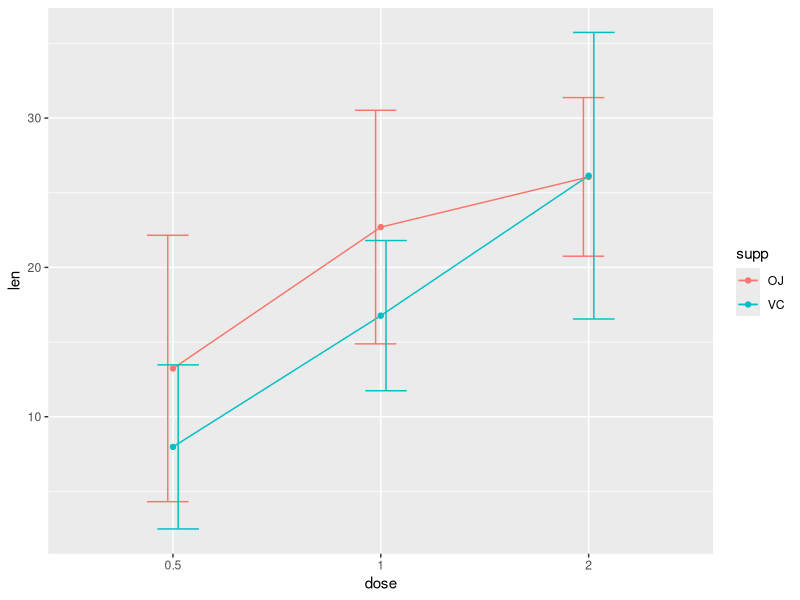
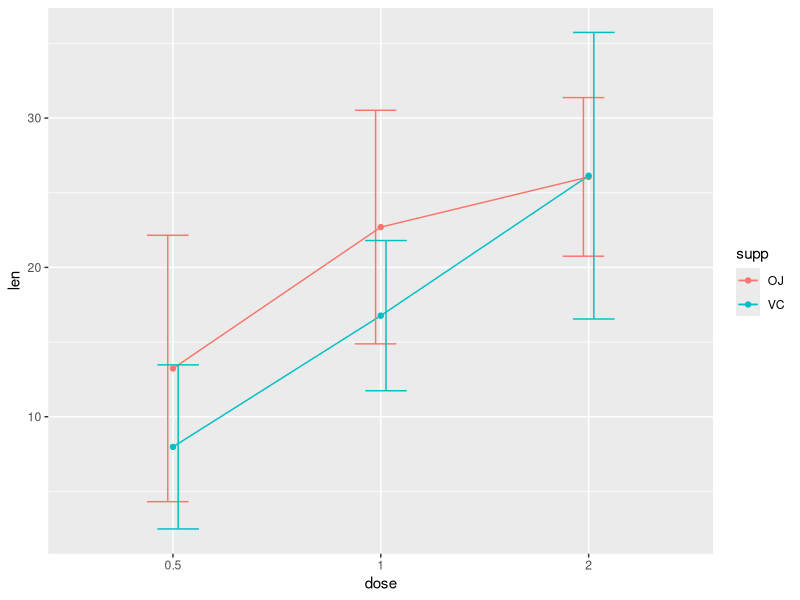
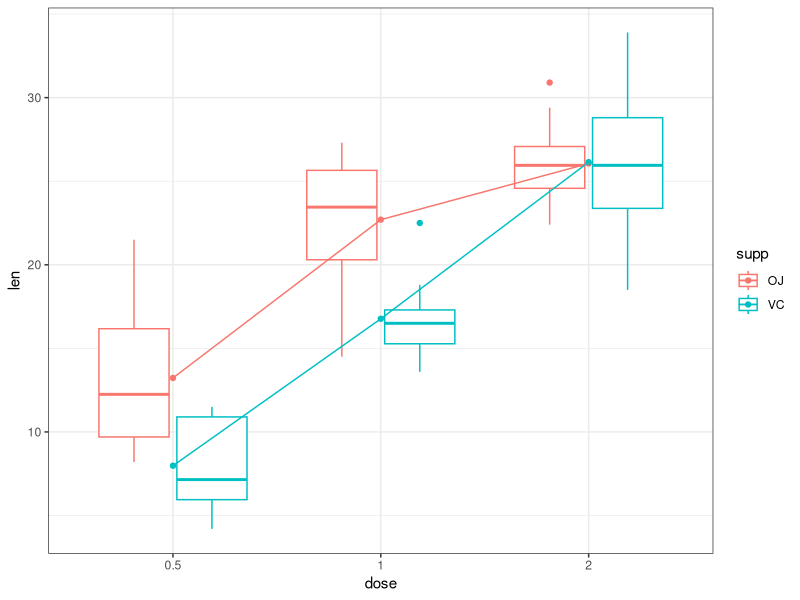
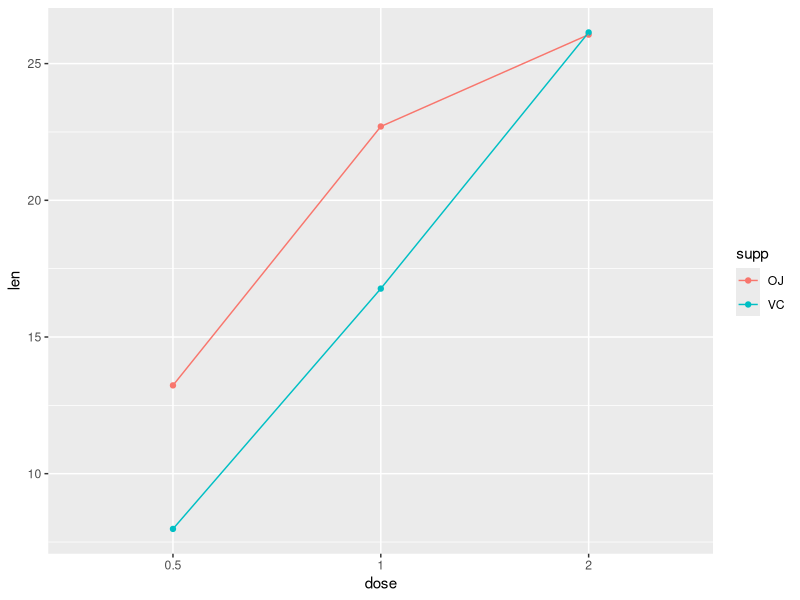
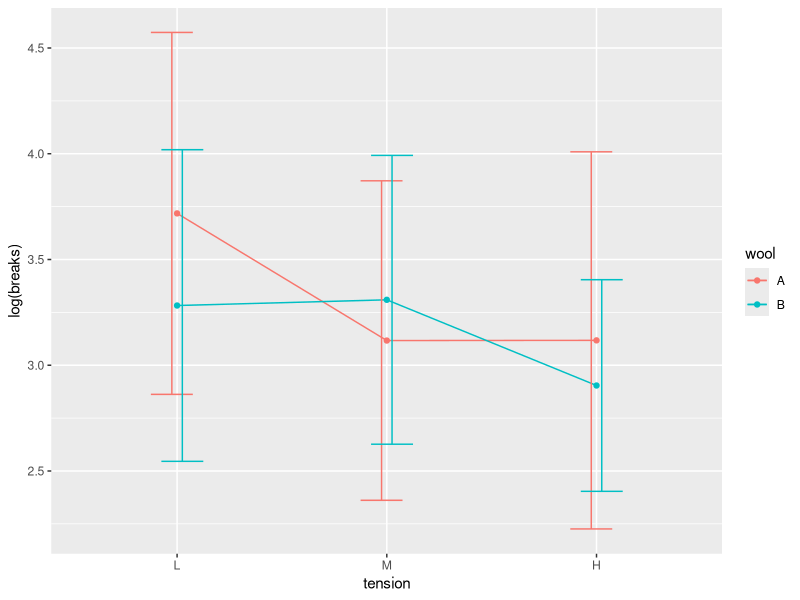

These charts were generated, in order, by the following R code: (Note: this script raises an error after producing the figures.)
require(dplyr)
library(magrittr)
library(ggplot2)

interaction_plot <- function(.data, .formula, interval="conf.int") { 

    interval = match.arg(tolower(interval), c("conf.int", "boxplot", "none"))

    if (!inherits(.formula, "formula")) stop("'.formula' is not formula")
    if (length(.formula) != 3)          stop("'.formula' is not two sided")
    
    lhs <- all.vars(.formula[[2]])
    rhs <- all.vars(.formula[[3]])
    if (length(rhs) < 2) stop("rhs must have at least two elements")

    rr <- sym(lhs)
    s1 <- sym(rhs[1])
    s2 <- sym(rhs[2])
    
    ## If lhs is transformed
    resp <- eval(.formula[[2]], .data)
    .data$RESP <- resp  ## KLUDGY
    rr2 <- sym("RESP")  ## KLUDGY

    dd1 <- .data %>% group_by(!!sym(s1), !!sym(s2)) 
    tmp <- dd1 %>% summarise(val = mean({{ rr2 }}),
                             sd  = sd({{ rr2 }}),
                             lwr = val-2*sd, upr=val+2*sd,
                             .groups="keep")
    ##print(.data); print(dd1); print(tmp)

    switch(interval,
           "boxplot" = {
               ## BOXPLOT
               pp <- ggplot(.data, aes(x = factor(!!sym(s1)), y = !!sym(rr2),
                                       colour = !!sym(s2))) 
               
               pp + labs(y = deparse(.formula[[2]]), x=rhs[1]) +
                   geom_boxplot() + ## FIXME want conf. interval bars
                   geom_point(data = tmp, aes(y = val)) +
                   geom_line(data = tmp, aes(y = val, group = !!sym(s2))) + 
                   theme_bw()
           },
           "conf.int" = {
               ## mean +/- 2 sd
               pp <- ggplot(tmp, aes(x = factor(!!sym(s1)), y = val,
                                     colour = !!sym(s2)))
               
               pp + labs(y = deparse(.formula[[2]]), x=rhs[1]) +
                   geom_point(data = tmp, aes(y = val)) +
                   geom_line(data = tmp, aes(y = val, group = !!sym(s2))) + 
                   geom_errorbar(aes(ymin=lwr, ymax=upr), data=tmp,
                                 width=.4, position=position_dodge(0.1))
           },
           "none" = {
               pp <- ggplot(tmp, aes(x = factor(!!sym(s1)), y = val,
                                     colour = !!sym(s2)))               
               pp + labs(y = deparse(.formula[[2]]), x=rhs[1]) + 
                   geom_point(data = tmp, aes(y = val)) +
                   geom_line(data = tmp, aes(y = val, group = !!sym(s2))) 
           })
}


.data <- ToothGrowth
.formula  <- len ~ dose + supp

ToothGrowth %>% interaction_plot(len ~ dose + supp)
ToothGrowth %>% interaction_plot(len ~ dose + supp, interval="conf.int")
ToothGrowth %>% interaction_plot(len ~ dose + supp, interval="boxplot")
ToothGrowth %>% interaction_plot(len ~ dose + supp, interval="none")

warpbreaks %>% interaction_plot(log(breaks) ~ tension + wool)





dat <- ToothGrowth


## Works
by_ <- mtcars %>% group_by(cyl, gear)
by_ %>% summarise(
  disp = mean(disp),
  hp = mean(hp)
)


aa1 <- dat %>% group_by(dose, supp)
aa1
aa2 <- aa1 %>% summarise(val=mean(len))
aa2 ## Why


## Mimic this
tmp1 <- ddply(dat,.(dose, supp),summarise, val = mean(len), sd=sd(len))
ggplot(dat, aes(x = factor(dose), y = len, colour = supp)) + 
    geom_boxplot() + 
    geom_point(data = tmp1, aes(y = val)) +
    geom_line(data = tmp1, aes(y = val, group = supp)) + 
    theme_bw()

tmp1 <- ddply(dat,.(dose, supp),summarise, val = mean(len))

pp <- ggplot(dat, aes(x = factor(dose), y = len, colour = supp)) +
    geom_point(data = tmp1, aes(y = val)) +
    geom_line(data = tmp1, aes(y = val, group = supp)) +
    geom_crossbar(data=tmp1, aes(ymin=lwr, ymax=upr)) +
    theme_bw()
pp



tmp1 <- ddply(dat,.(dose, supp),summarise, val = mean(len), sd=sd(len), lwr=val-2*sd, upr=val+2*sd)




pp + geom_linerange(aes(ymin = lwr, ymax = upr), data=tmp1)




pp
pp + geom_boxplot()







fac1 <- "dose"
fac2 <- "supp"
resp <- "len"

s1 <- sym(fac1)
s2 <- sym(fac2)
rr <- sym(resp)

dat <- ToothGrowth
dd1 <- dat %>% group_by(!!sym(s1), !!sym(s2)) ## Works
tmp <- dd1 %>% summarise(val = mean({{ rr }})) %>% as.data.frame
#dd1 %>% summarise(value = mean( .data[[rr]] ))
#dd1 %>% summarise(value = mean( .data[[resp]] ))

ggplot(dat, aes(x = factor(!!sym(fac1)), y = !!sym(rr), colour = !!sym(fac2))) + 
    geom_boxplot() + 
    geom_point(data = tmp, aes(y = val)) +
    geom_line(data = tmp, aes(y = val, group = !!sym(fac2))) + 
    theme_bw()


library(lobstr)
library(rlang)

ff <- len ~ dose + supp

lhs <- all.vars(ff[[2]])
rhs <- all.vars(ff[[3]])
